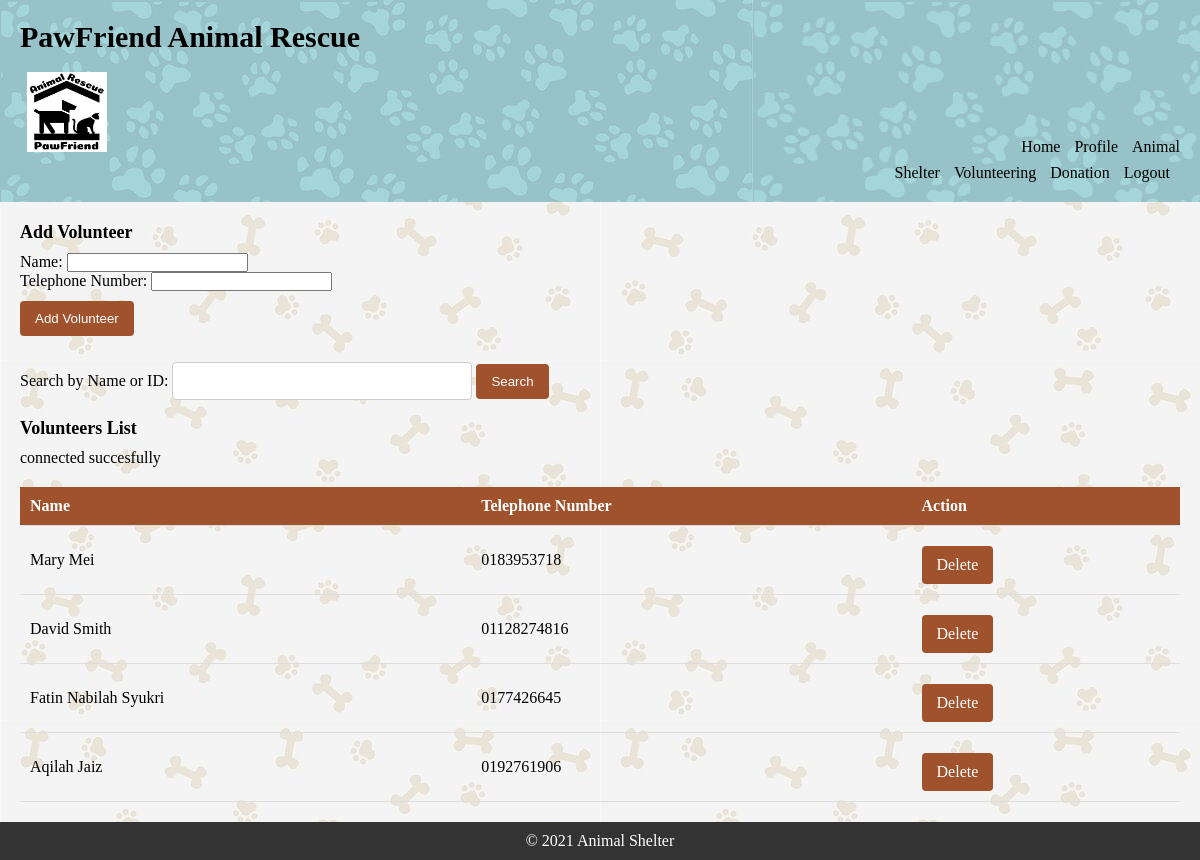
Page /admin/volunteering.php on the committed database.
### tables this page shows
CREATE TABLE `volunteer` (
    `volunteer_id` INT(11) NOT NULL,
    `volunteer_name` VARCHAR(200) NOT NULL,
    `volunteer_telno` VARCHAR(20) NOT NULL,
    PRIMARY KEY (`volunteer_id`)
);

### admin/volunteering.php (the view, shortened to what this page needs)
<!DOCTYPE html>
<html lang="en">
<head>
</head>
<body>
    <header>
  <div>
    <h1>PawFriend Animal Rescue</h1><br>
  </div>
        <div>
            <nav>
                <ul>
                    <li style="padding-right: 900px; font-size:50px;"><img src="../img/logo.jpg" alt=""
                            class="logo"></a></li>
                    <li><a href="admindashboard.php">Home</a></li>
                    <li><a href="profile.php">Profile</a></li>
                    <li><a href="animal-shelter.php">Animal Shelter</a></li>
                    <li><a href="volunteering.php">Volunteering</a></li>
                    <li><a href="donation.php">Donation</a></li>
                    <li><a href="logout.php">Logout</a></li>
                </ul>
            </nav>
        </div>
    </header>
    <section>
        <h2>Add Volunteer</h2>
        <form method="POST" action="addvolunteer.php">
            <label>Name:</label>
            <input type="volunteer_name" name="volunteer_name"><br>
            <label>Telephone Number:</label>
            <input type="volunteer_telno" name="volunteer_telno"><br>
            <button type="submit" class="btn">Add Volunteer</button>
        </form>
        <br>
        <form method="GET" action="volunteering.php">
	    <label for="search">Search by Name or ID:</label>
	    <input type="text" id="search" name="search">
	    <button type="submit" class="btn">Search</button>
	</form>
	<br>
	<h2>Volunteers List</h2>
        <table>
            <thead>
                <tr>
                    <th>Name</th>
                    <th>Telephone Number</th>
                    <th>Action</th>
                </tr>
            </thead>
            <tbody>
                <?php
	            include '../includes/connection.php';
			if (isset($_GET['search']) && !empty($_GET['search'])) {
			    $search = $_GET['search'];
			    $query = "SELECT * FROM volunteer WHERE volunteer_name LIKE '%$search%' OR volunteer_telno LIKE '%$search%'";
			} else {
			    $query = "SELECT * FROM volunteer";
			}
			$result = $conn->query($query);
			if ($result->num_rows > 0) {
			    while ($row = $result->fetch_assoc()) {
			        echo "<tr>";
			        echo "<td>" . $row['volunteer_name'] . "</td>";
			        echo "<td>" . $row['volunteer_telno'] . "</td>";
			        echo "<td><a href='deletevolunteer.php?id=" . $row['volunteer_id'] . "' class='btn'>Delete</a></td>";
			        echo "</tr>";
			    }
			} else {
			    echo "No volunteers found.";
			}
	        ?>
            </tbody>
        </table>
    </section>
    <footer>
        <p>&copy; 2021 Animal Shelter</p>
    </footer>
</body>
</html>

### admin/volunteering.php (style rules this page uses)
body { background-image: url('images/backgroundWeb.jpg'); background-color: mistyrose; }
* { margin: 0; padding: 0; }
header { background-image: url('images/backgroundHeader.jpg'); padding: 20px; }
footer { background-color: #333; color: #fff; padding: 10px; text-align: center; }
header h1 { font-size: 30px; }
nav ul { list-style-type: none; text-align: right; }
nav ul li { display: inline; margin-right: 10px; }
nav ul li a { color: black; text-decoration: none; }
section { padding: 20px; }
section h2 { font-size: 18px; margin-bottom: 10px; }
img.logo { height: 80px; width: 80px; }
.btn { display: inline-block; padding: 10px 15px; margin-top: 10px; background-color: sienna; color: white; border: none; border-radius: 4px; cursor: pointer; text-decoration: none; }
body { display: flex; flex-direction: column; min-height: 100vh; }
footer { margin-top: auto; }
input[type="text"] { width: 300px; padding: 10px; border-radius: 4px; border: 1px solid #ccc; box-sizing: border-box; font-size: 14px; }
table { width: 100%; border-collapse: collapse; margin-top: 20px; }
th, td { padding: 10px; text-align: left; border-bottom: 1px solid #ddd; }
th { background-color: sienna; color: white; }

### rows in the picture
volunteer: volunteer_name "Mary Mei", volunteer_telno "0183953718"
volunteer: volunteer_name "David Smith", volunteer_telno "01128274816"
volunteer: volunteer_name "Fatin Nabilah Syukri", volunteer_telno "0177426645"
volunteer: volunteer_name "Aqilah Jaiz", volunteer_telno "0192761906"
